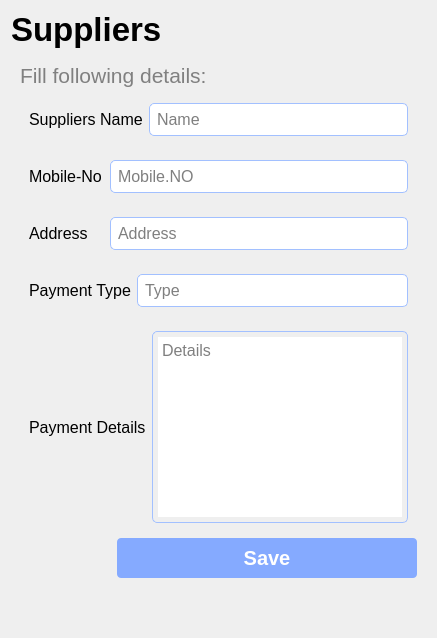
             <widget class="QWidget" name="page_5">
              <layout class="QVBoxLayout" name="verticalLayout_7">
               <item>
                <widget class="QLabel" name="label_35">
                 <property name="font">
                  <font>
                   <pointsize>25</pointsize>
                   <weight>75</weight>
                   <bold>true</bold>
                   <kerning>false</kerning>
                  </font>
                 </property>
                 <property name="text">
                  <string>Suppliers</string>
                 </property>
                </widget>
               </item>
               <item>
                <widget class="QWidget" name="widget_29" native="true">
                 <property name="styleSheet">
                  <string notr="true"/>
                 </property>
                 <layout class="QVBoxLayout" name="verticalLayout_8">
                  <item>
                   <widget class="QLabel" name="label_49">
                    <property name="font">
                     <font>
                      <pointsize>16</pointsize>
                     </font>
                    </property>
                    <property name="styleSheet">
                     <string notr="true">color: gray;</string>
                    </property>
                    <property name="text">
                     <string>Fill following details:</string>
                    </property>
                   </widget>
                  </item>
                  <item>
                   <widget class="QWidget" name="widget_24" native="true">
                    <layout class="QHBoxLayout" name="horizontalLayout_24">
                     <item>
                      <widget class="QLabel" name="label_30">
                       <property name="sizePolicy">
                        <sizepolicy hsizetype="Expanding" vsizetype="Preferred">
                         <horstretch>2</horstretch>
                         <verstretch>0</verstretch>
                        </sizepolicy>
                       </property>
                       <property name="font">
                        <font>
                         <pointsize>12</pointsize>
                        </font>
                       </property>
                       <property name="text">
                        <string>Suppliers Name</string>
                       </property>
                      </widget>
                     </item>
                     <item>
                      <widget class="QLineEdit" name="lineEdit_14">
                       <property name="sizePolicy">
                        <sizepolicy hsizetype="Expanding" vsizetype="Fixed">
                         <horstretch>8</horstretch>
                         <verstretch>0</verstretch>
                        </sizepolicy>
                       </property>
                       <property name="font">
                        <font>
                         <pointsize>12</pointsize>
                        </font>
                       </property>
                       <property name="styleSheet">
                        <string notr="true">border-radius: 5px;
border: 1px solid rgb(162, 192, 255);
padding: 5px;</string>
                       </property>
                       <property name="placeholderText">
                        <string>Name</string>
                       </property>
                      </widget>
                     </item>
                    </layout>
                   </widget>
                  </item>
                  <item>
                   <widget class="QWidget" name="widget_25" native="true">
                    <layout class="QHBoxLayout" name="horizontalLayout_28">
                     <item>
                      <widget class="QLabel" name="label_31">
                       <property name="sizePolicy">
                        <sizepolicy hsizetype="Expanding" vsizetype="Preferred">
                         <horstretch>2</horstretch>
                         <verstretch>0</verstretch>
                        </sizepolicy>
                       </property>
                       <property name="font">
                        <font>
                         <pointsize>12</pointsize>
                        </font>
                       </property>
                       <property name="styleSheet">
                        <string notr="true"/>
                       </property>
                       <property name="text">
                        <string>Mobile-No</string>
                       </property>
                      </widget>
                     </item>
                     <item>
                      <widget class="QLineEdit" name="lineEdit_15">
                       <property name="sizePolicy">
                        <sizepolicy hsizetype="Expanding" vsizetype="Fixed">
                         <horstretch>8</horstretch>
                         <verstretch>0</verstretch>
                        </sizepolicy>
                       </property>
                       <property name="font">
                        <font>
                         <pointsize>12</pointsize>
                        </font>
                       </property>
                       <property name="styleSheet">
                        <string notr="true">border-radius: 5px;
border: 1px solid rgb(162, 192, 255);
padding: 5px;</string>
                       </property>
                       <property name="placeholderText">
                        <string>Mobile.NO</string>
                       </property>
                      </widget>
                     </item>
                    </layout>
                   </widget>
                  </item>
                  <item>
                   <widget class="QWidget" name="widget_26" native="true">
                    <layout class="QHBoxLayout" name="horizontalLayout_27">
                     <item>
                      <widget class="QLabel" name="label_32">
                       <property name="sizePolicy">
                        <sizepolicy hsizetype="Expanding" vsizetype="Preferred">
                         <horstretch>2</horstretch>
                         <verstretch>0</verstretch>
                        </sizepolicy>
                       </property>
                       <property name="font">
                        <font>
                         <pointsize>12</pointsize>
                        </font>
                       </property>
                       <property name="text">
                        <string>Address</string>
                       </property>
                      </widget>
                     </item>
                     <item>
                      <widget class="QLineEdit" name="lineEdit_16">
                       <property name="sizePolicy">
                        <sizepolicy hsizetype="Expanding" vsizetype="Fixed">
                         <horstretch>8</horstretch>
                         <verstretch>0</verstretch>
                        </sizepolicy>
                       </property>
                       <property name="font">
                        <font>
                         <pointsize>12</pointsize>
                        </font>
                       </property>
                       <property name="styleSheet">
                        <string notr="true">border-radius: 5px;
border: 1px solid rgb(162, 192, 255);
padding: 5px;
</string>
                       </property>
                       <property name="placeholderText">
                        <string>Address</string>
                       </property>
                      </widget>
                     </item>
                    </layout>
                   </widget>
                  </item>
                  <item>
                   <widget class="QWidget" name="widget_27" native="true">
                    <layout class="QHBoxLayout" name="horizontalLayout_26">
                     <item>
                      <widget class="QLabel" name="label_33">
                       <property name="sizePolicy">
                        <sizepolicy hsizetype="Expanding" vsizetype="Preferred">
                         <horstretch>2</horstretch>
                         <verstretch>0</verstretch>
                        </sizepolicy>
                       </property>
                       <property name="font">
                        <font>
                         <pointsize>12</pointsize>
                        </font>
                       </property>
                       <property name="text">
                        <string>Payment Type</string>
                       </property>
                      </widget>
                     </item>
                     <item>
                      <widget class="QLineEdit" name="lineEdit_24">
                       <property name="sizePolicy">
                        <sizepolicy hsizetype="Expanding" vsizetype="Fixed">
                         <horstretch>8</horstretch>
                         <verstretch>0</verstretch>
                        </sizepolicy>
                       </property>
                       <property name="font">
                        <font>
                         <pointsize>12</pointsize>
                        </font>
                       </property>
                       <property name="styleSheet">
                        <string notr="true">border-radius: 5px;
border: 1px solid rgb(162, 192, 255);
padding: 5px;</string>
                       </property>
                       <property name="placeholderText">
                        <string>Type</string>
                       </property>
                      </widget>
                     </item>
                    </layout>
                   </widget>
                  </item>
                  <item>
                   <widget class="QWidget" name="widget_28" native="true">
                    <layout class="QHBoxLayout" name="horizontalLayout_25">
                     <item>
                      <widget class="QLabel" name="label_34">
                       <property name="sizePolicy">
                        <sizepolicy hsizetype="Expanding" vsizetype="Preferred">
                         <horstretch>2</horstretch>
                         <verstretch>0</verstretch>
                        </sizepolicy>
                       </property>
                       <property name="font">
                        <font>
                         <pointsize>12</pointsize>
                        </font>
                       </property>
                       <property name="text">
                        <string>Payment Details</string>
                       </property>
                      </widget>
                     </item>
                     <item>
                      <widget class="QTextEdit" name="textEdit">
                       <property name="sizePolicy">
                        <sizepolicy hsizetype="Expanding" vsizetype="Fixed">
                         <horstretch>8</horstretch>
                         <verstretch>0</verstretch>
                        </sizepolicy>
                       </property>
                       <property name="font">
                        <font>
                         <pointsize>12</pointsize>
                        </font>
                       </property>
                       <property name="styleSheet">
                        <string notr="true">border-radius: 5px;
border: 1px solid rgb(162, 192, 255);
padding: 5px;</string>
                       </property>
                       <property name="placeholderText">
                        <string>Details</string>
                       </property>
                      </widget>
                     </item>
                    </layout>
                   </widget>
                  </item>
                  <item alignment="Qt::AlignRight">
                   <widget class="QPushButton" name="pushButton_17">
                    <property name="minimumSize">
                     <size>
                      <width>300</width>
                      <height>0</height>
                     </size>
                    </property>
                    <property name="maximumSize">
                     <size>
                      <width>300</width>
                      <height>16777215</height>
                     </size>
                    </property>
                    <property name="styleSheet">
                     <string notr="true">background-color: rgb(133, 170, 255);
font-size: 20px;
padding: 8px;
color: white;
font-weight: bold;
border-radius: 4px;</string>
                    </property>
                    <property name="text">
                     <string>Save</string>
                    </property>
                   </widget>
                  </item>
                  <item>
                   <spacer name="verticalSpacer_13">
                    <property name="orientation">
                     <enum>Qt::Vertical</enum>
                    </property>
                    <property name="sizeHint" stdset="0">
                     <size>
                      <width>20</width>
                      <height>40</height>
                     </size>
                    </property>
                   </spacer>
                  </item>
                 </layout>
                </widget>
               </item>
              </layout>
             </widget>
